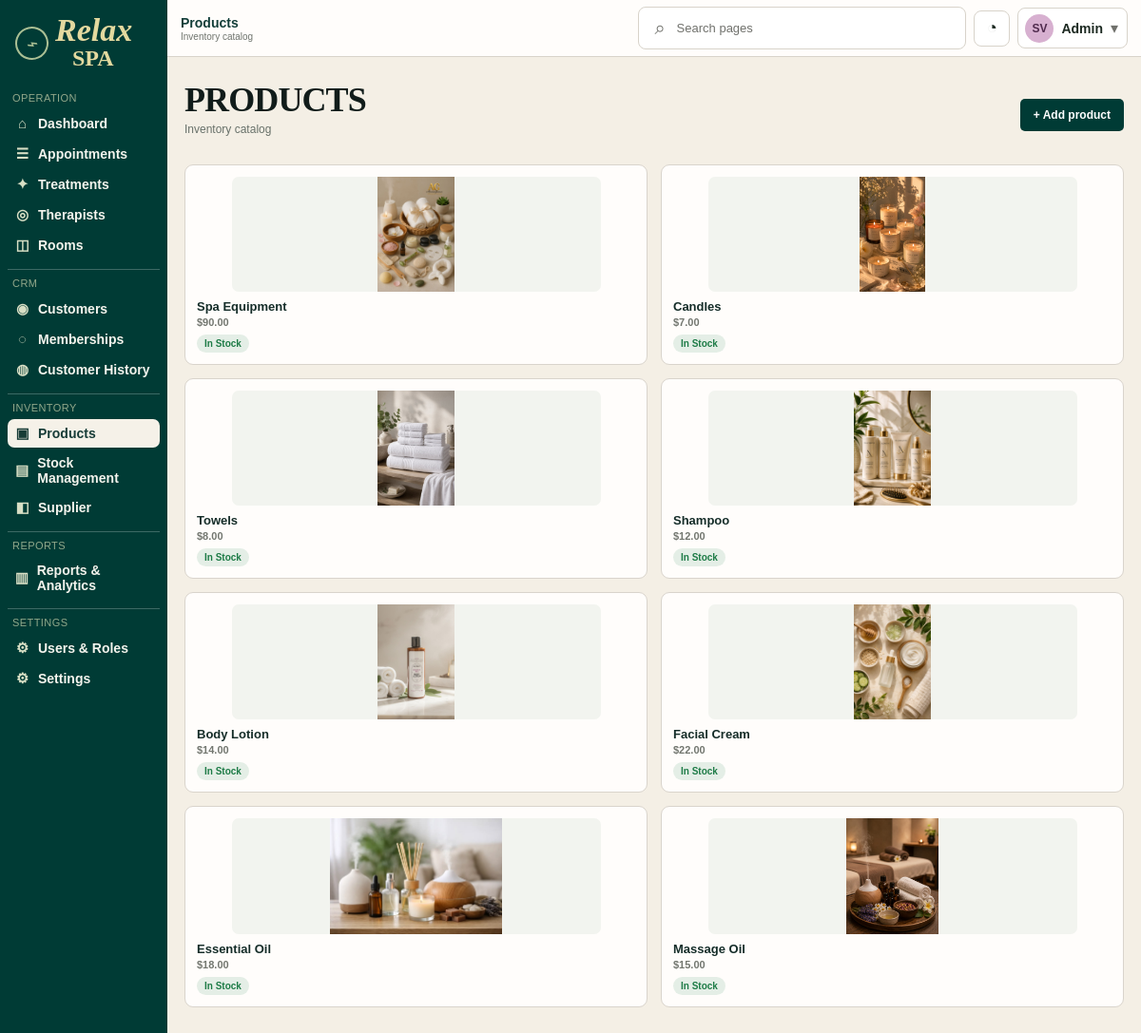
/?route=products (signed in), run on the app's committed database.
### tables this page shows
CREATE TABLE products (
    id BIGINT UNSIGNED AUTO_INCREMENT PRIMARY KEY,
    product_code VARCHAR(40) NOT NULL UNIQUE,
    name VARCHAR(150) NOT NULL,
    category VARCHAR(100) NULL,
    unit VARCHAR(30) NOT NULL DEFAULT 'pcs',
    cost_price DECIMAL(12,2) NOT NULL DEFAULT 0,
    selling_price DECIMAL(12,2) NOT NULL DEFAULT 0,
    stock_quantity DECIMAL(14,3) NOT NULL DEFAULT 0,
    reorder_level DECIMAL(14,3) NOT NULL DEFAULT 0,
    expiry_date DATE NULL,
    image_path VARCHAR(255) NULL,
    status ENUM('active','inactive') NOT NULL DEFAULT 'active',
    created_at TIMESTAMP NOT NULL DEFAULT CURRENT_TIMESTAMP,
    updated_at TIMESTAMP NOT NULL DEFAULT CURRENT_TIMESTAMP ON UPDATE CURRENT_TIMESTAMP,
    INDEX idx_product_name (name),
    INDEX idx_product_stock (stock_quantity, reorder_level),
    INDEX idx_product_expiry (expiry_date)
);

### app/Controllers/ProductController.php (called while the page is built, shortened)
<?php
require_once __DIR__ . '/../Models/Product.php';
require_once __DIR__ . '/../../config/database.php';
final class ProductController
{
    public function index(): void
    {
        $productModel = new Product(Database::connection());
        $products = [];
        try {
            $products = $productModel->all();
        } catch (Throwable $e) {
        }
        require __DIR__ . '/../Views/inventory/products.php';
    }
}

### config/config.php (called while the page is built, shortened)
<?php
function e(?string $value): string
{
    return htmlspecialchars(
        $value ?? '',
        ENT_QUOTES | ENT_SUBSTITUTE,
        'UTF-8'
    );
}

### config/database.php (called while the page is built, shortened)
<?php
require_once __DIR__ . '/config.php';
final class Database
{
    private static ?PDO $connection = null;
    public static function connection(): PDO
    {
        if (self::$connection instanceof PDO) {
            return self::$connection;
        }
        $host = '127.0.0.1';
        $port = '3306';
        $db   = 'spa_management';
        $user = 'root';
        $pass = '';
        $dsn = "mysql:host={$host};port={$port};dbname={$db};charset=utf8mb4";
        self::$connection = new PDO(
            $dsn,
            $user,
            $pass,
            [
                PDO::ATTR_ERRMODE => PDO::ERRMODE_EXCEPTION,
                PDO::ATTR_DEFAULT_FETCH_MODE => PDO::FETCH_ASSOC,
                PDO::ATTR_EMULATE_PREPARES => false,
            ]
        );
        return self::$connection;
    }
}

### app/Models/Product.php (called while the page is built, shortened)
<?php
final class Product
{
	public function all(): array
	{
		$stmt = $this->db->query(
			'SELECT id, product_code, name, category, unit, selling_price, stock_quantity, reorder_level, status, image_path
			 FROM products
			 ORDER BY id DESC'
		);
		return array_map(static function (array $product): array {
			$stock = (float) $product['stock_quantity'];
			$reorder = (float) $product['reorder_level'];
			$status = $product['status'] === 'inactive'
				? ['label' => 'Inactive', 'class' => 'status-cancelled']
				: ($stock <= $reorder
					? ['label' => 'Low Stock', 'class' => 'status-cancelled']
					: ['label' => 'In Stock', 'class' => 'status-confirmed']);
			$defaultImages = [
				'massage oil' => 'massage oil.png',
				'essential oil' => 'Essentail-oil.png',
				'facial cream' => 'Facial Cream.png',
				'body lotion' => 'bodylotion.png',
				'shampoo' => 'shampoo.png',
				'towels' => 'Tower.png',
				'candles' => 'Candles Candles.png',
				'spa equipment' => 'Spa Equipment.jpg',
			];
			$productName = strtolower(trim((string) $product['name']));
			$storedImage = trim((string) ($product['image_path'] ?? ''));
			$imagePath = $storedImage !== ''
				? $storedImage
				: 'public/uploads/' . ($defaultImages[$productName] ?? 'login-bg.jpg');
			return [
				'id' => (int) $product['id'],
				'name' => $product['name'],
				'price' => '$' . number_format((float) $product['selling_price'], 2),
				'status' => $status['label'],
				'status_class' => $status['class'],
				'image' => APP_URL . '/' . ltrim($imagePath, '/'),
			];
		}, $stmt->fetchAll(PDO::FETCH_ASSOC));
	}
}

### app/Views/inventory/products.php (the view, shortened to what this page needs)
<!doctype html>
<html lang="en">
<head>
    <link rel="stylesheet" href="<?= e(APP_URL) ?>/public/css/style.css">
</head>
<body class="dashboard-page">
    <div class="dashboard-shell">
        <aside class="sidebar">
            <div class="brand-block">
                <div class="brand-mark">
                    <span class="brand-leaf">⌁</span>
                    <div class="brand-text">
                        <div class="brand-name">Relax</div>
                        <div class="brand-subtitle">SPA</div>
                    </div>
                </div>
            </div>
            <nav class="sidebar-menu">
                <div class="nav-section">
                    <a class="nav-item" href="<?= e(APP_URL) ?>/?route=dashboard"><span class="nav-icon">⌂</span><span>Dashboard</span></a>
                    <a class="nav-item" href="<?= e(APP_URL) ?>/?route=appointments"><span class="nav-icon">☰</span><span>Appointments</span></a>
                    <a class="nav-item" href="<?= e(APP_URL) ?>/?route=services"><span class="nav-icon">✦</span><span>Treatments</span></a>
                    <a class="nav-item" href="<?= e(APP_URL) ?>/?route=therapists"><span class="nav-icon">◎</span><span>Therapists</span></a>
                    <a class="nav-item" href="<?= e(APP_URL) ?>/?route=rooms"><span class="nav-icon">◫</span><span>Rooms</span></a>
                </div>
                <div class="nav-section">
                    <a class="nav-item active" href="<?= e(APP_URL) ?>/?route=products"><span class="nav-icon">▣</span><span>Products</span></a>
                    <a class="nav-item" href="<?= e(APP_URL) ?>/?route=stock-management"><span class="nav-icon">▤</span><span>Stock Management</span></a>
                    <a class="nav-item" href="<?= e(APP_URL) ?>/?route=suppliers"><span class="nav-icon">◧</span><span>Supplier</span></a>
                </div>
                <div class="nav-section">
                    <a class="nav-item" href="<?= e(APP_URL) ?>/?route=customers"><span class="nav-icon">◉</span><span>Customers</span></a>
                    <a class="nav-item" href="<?= e(APP_URL) ?>/?route=memberships"><span class="nav-icon">◌</span><span>Memberships</span></a>
                    <a class="nav-item" href="<?= e(APP_URL) ?>/?route=customer-history"><span class="nav-icon">◍</span><span>Customer History</span></a>
                </div>
                <div class="nav-section">
                    <a class="nav-item" href="<?= e(APP_URL) ?>/?route=reports"><span class="nav-icon">▥</span><span>Reports &amp; Analytics</span></a>
                </div>
                <div class="nav-section">
                    <a class="nav-item" href="<?= e(APP_URL) ?>/?route=users-and-roles"><span class="nav-icon">⚙</span><span>Users &amp; Roles</span></a>
                    <a class="nav-item" href="<?= e(APP_URL) ?>/?route=settings"><span class="nav-icon">⚙</span><span>Settings</span></a>
                </div>
            </nav>
        </aside>
        <main class="main-panel">
            <header class="topbar">
                <div class="topbar-left"><div class="welcome-text">Welcome back, Admin!</div></div>
                <div class="topbar-actions">
                    <div class="search-box"><span class="search-icon">⌕</span><span>Search</span></div>
                    <button class="icon-button" aria-label="Notifications">◔</button>
                    <div class="user-chip"><span class="user-name">SV</span><span class="user-role">Admin</span><span class="user-chevron">▾</span></div>
                </div>
            </header>
            <div class="content-wrap">
                <div class="page-heading">
                    <div>
                        <h1 class="page-title">PRODUCTS</h1>
                        <div class="page-date">Inventory catalog</div>
                    </div>
                    <button class="primary-button" type="button" data-open-modal="product-modal">+ Add product</button>
                </div>
                <section class="product-grid">
                    <?php foreach ($products as $product): ?>
                        <article class="product-card">
                            <img src="<?= e($product['image']) ?>" alt="<?= e($product['name']) ?>">
                            <div class="product-card-body">
                                <h3><?= e($product['name']) ?></h3>
                                <p><?= e($product['price']) ?></p>
                                <span class="status-pill <?= e($product['status_class']) ?>"><?= e($product['status']) ?></span>
                            </div>
                        </article>
                    <?php endforeach; ?>
                </section>
            </div>
        </main>
    </div>
</body>
</html>

### data on the page
products: name (picture), name "Spa Equipment", price "$90.00", status "In Stock"
products: name (picture), name "Candles", price "$7.00", status "In Stock"
products: shows a picture, name "Towels", price "$8.00", status "In Stock"
products: shows a picture, name "Shampoo", price "$12.00", status "In Stock"
products: shows a picture, name "Body Lotion", price "$14.00", status "In Stock"
products: name (picture), name "Facial Cream", price "$22.00", status "In Stock"
products: shows a picture, name "Essential Oil", price "$18.00", status "In Stock"
products: shows a picture, name "Massage Oil", price "$15.00", status "In Stock"
